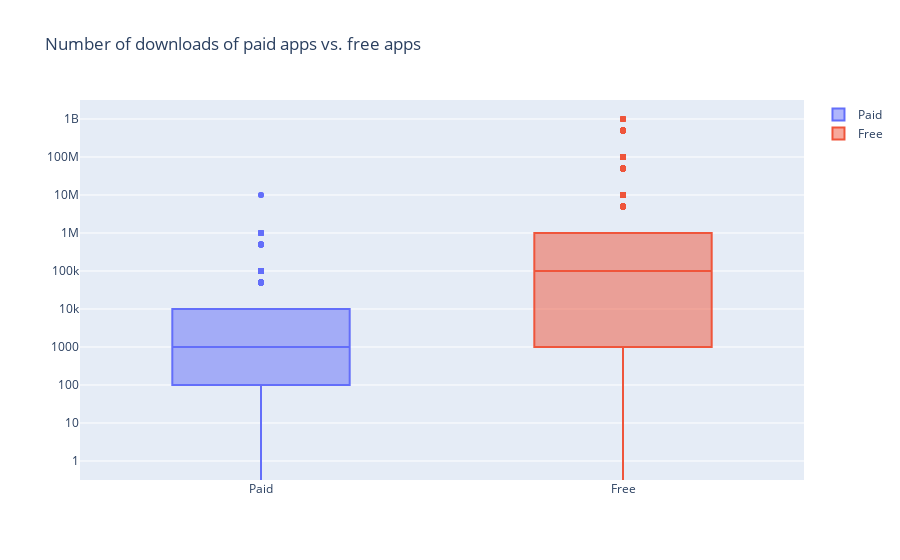

This figure's notebook cell:
### Markdown cell above
## 8. Popularity of paid apps vs free apps
<p>For apps in the Play Store today, there are five types of pricing strategies: free, freemium, paid, paymium, and subscription. Let's focus on free and paid apps only. Some characteristics of free apps are:</p>
<ul>
<li>Free to download.</li>
<li>Main source of income often comes from advertisements.</li>
<li>Often created by companies that have other products and the app serves as an extension of those products.</li>
<li>Can serve as a tool for customer retention, communication, and customer service.</li>
</ul>
<p>Some characteristics of paid apps are:</p>
<ul>
<li>Users are asked to pay once for the app to download and use it.</li>
<li>The user can't really get a feel for the app before buying it.</li>
</ul>
<p>Are paid apps installed as much as free apps? It turns out that paid apps have a relatively lower number of installs than free apps, though the difference is not as stark as I would have expected!</p>

### Code cell
trace0 = go.Box(
    # Data for paid apps
    y=apps[apps['Type'] == 'Paid']['Installs'],
    name = 'Paid'
)

trace1 = go.Box(
    # Data for free apps
    y=apps[apps['Type'] == 'Free']['Installs'],
    name = 'Free'
)

layout = go.Layout(
    title = "Number of downloads of paid apps vs. free apps",
    yaxis = dict(
        type = 'log',
        autorange = True
    )
)

# Add trace0 and trace1 to a list for plotting
data = [trace0,trace1]
plotly.offline.iplot({'data': data, 'layout': layout})

### Figure 1 — Plotly figure (JSON) as saved in the notebook; plotly's stock layout.template omitted (floating-point values rounded to 4 significant figures; data arrays with more than 128 entries replaced by an {"elided": "..."} marker saying what was removed)
{"data": [{"name": "Paid", "type": "box", "y": {"elided": "756 int values"}}, {"name": "Free", "type": "box", "y": {"elided": "8902 int values"}}], "layout": {"title": {"text": "Number of downloads of paid apps vs. free apps"}, "yaxis": {"autorange": true, "type": "log"}}}
